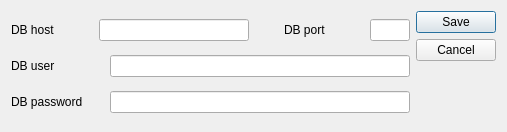
<ui version="4.0" >
 <class>Dialog</class>
 <widget class="QDialog" name="Dialog" >
  <property name="geometry" >
   <rect>
    <x>0</x>
    <y>0</y>
    <width>507</width>
    <height>132</height>
   </rect>
  </property>
  <property name="windowTitle" >
   <string>Database and DataDir settings</string>
  </property>
  <layout class="QHBoxLayout" >
   <item>
    <layout class="QVBoxLayout" >
     <item>
      <layout class="QHBoxLayout" >
       <item>
        <widget class="QLabel" name="hostLabel" >
         <property name="text" >
          <string>DB host</string>
         </property>
        </widget>
       </item>
       <item>
        <spacer>
         <property name="orientation" >
          <enum>Qt::Horizontal</enum>
         </property>
         <property name="sizeHint" >
          <size>
           <width>40</width>
           <height>20</height>
          </size>
         </property>
        </spacer>
       </item>
       <item>
        <widget class="QLineEdit" name="hostEdit" >
         <property name="minimumSize" >
          <size>
           <width>150</width>
           <height>0</height>
          </size>
         </property>
        </widget>
       </item>
       <item>
        <spacer>
         <property name="orientation" >
          <enum>Qt::Horizontal</enum>
         </property>
         <property name="sizeHint" >
          <size>
           <width>31</width>
           <height>20</height>
          </size>
         </property>
        </spacer>
       </item>
       <item>
        <widget class="QLabel" name="label" >
         <property name="text" >
          <string>DB port</string>
         </property>
        </widget>
       </item>
       <item>
        <spacer>
         <property name="orientation" >
          <enum>Qt::Horizontal</enum>
         </property>
         <property name="sizeHint" >
          <size>
           <width>40</width>
           <height>20</height>
          </size>
         </property>
        </spacer>
       </item>
       <item>
        <widget class="QLineEdit" name="portEdit" >
         <property name="minimumSize" >
          <size>
           <width>40</width>
           <height>0</height>
          </size>
         </property>
         <property name="maximumSize" >
          <size>
           <width>40</width>
           <height>16777215</height>
          </size>
         </property>
        </widget>
       </item>
      </layout>
     </item>
     <item>
      <layout class="QHBoxLayout" >
       <item>
        <widget class="QLabel" name="usrLabel" >
         <property name="text" >
          <string>DB user</string>
         </property>
        </widget>
       </item>
       <item>
        <spacer>
         <property name="orientation" >
          <enum>Qt::Horizontal</enum>
         </property>
         <property name="sizeHint" >
          <size>
           <width>40</width>
           <height>20</height>
          </size>
         </property>
        </spacer>
       </item>
       <item>
        <widget class="QLineEdit" name="userEdit" >
         <property name="minimumSize" >
          <size>
           <width>300</width>
           <height>0</height>
          </size>
         </property>
        </widget>
       </item>
      </layout>
     </item>
     <item>
      <layout class="QHBoxLayout" >
       <item>
        <widget class="QLabel" name="passLabel" >
         <property name="text" >
          <string>DB password</string>
         </property>
        </widget>
       </item>
       <item>
        <spacer>
         <property name="orientation" >
          <enum>Qt::Horizontal</enum>
         </property>
         <property name="sizeHint" >
          <size>
           <width>40</width>
           <height>20</height>
          </size>
         </property>
        </spacer>
       </item>
       <item>
        <widget class="QLineEdit" name="passEdit" >
         <property name="minimumSize" >
          <size>
           <width>300</width>
           <height>0</height>
          </size>
         </property>
         <property name="echoMode" >
          <enum>QLineEdit::Password</enum>
         </property>
        </widget>
       </item>
      </layout>
     </item>
    </layout>
   </item>
   <item>
    <layout class="QVBoxLayout" >
     <item>
      <layout class="QVBoxLayout" >
       <item>
        <widget class="QPushButton" name="saveButton" >
         <property name="text" >
          <string>Save</string>
         </property>
        </widget>
       </item>
       <item>
        <widget class="QPushButton" name="cancelButton" >
         <property name="text" >
          <string>Cancel</string>
         </property>
        </widget>
       </item>
      </layout>
     </item>
     <item>
      <spacer>
       <property name="orientation" >
        <enum>Qt::Vertical</enum>
       </property>
       <property name="sizeHint" >
        <size>
         <width>20</width>
         <height>16</height>
        </size>
       </property>
      </spacer>
     </item>
    </layout>
   </item>
  </layout>
 </widget>
 <resources/>
 <connections/>
</ui>
